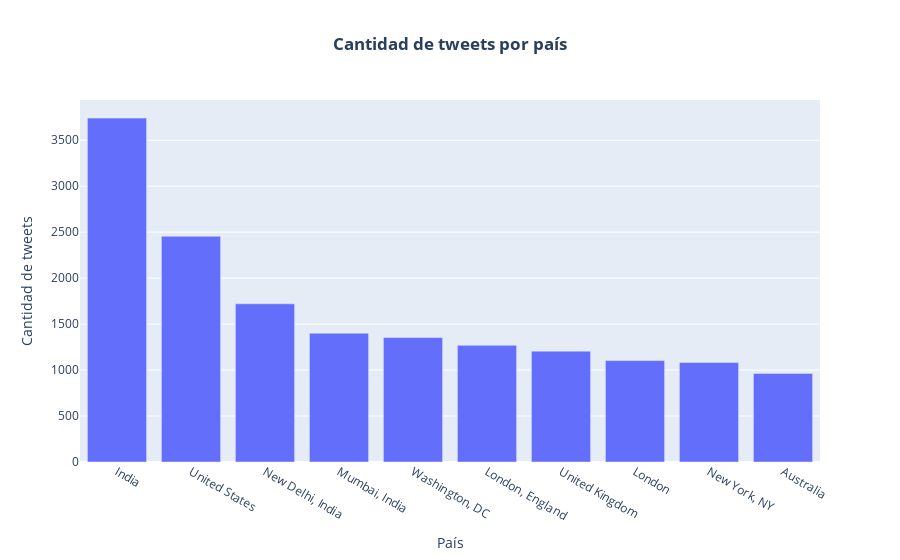

Write notebook code for a chart like this one.
### Code cell
import plotly.express as px

fig = px.bar(x=df.user_location.value_counts().index[:10],
            y=df.user_location.value_counts().values[:10],
            title="<b>Cantidad de tweets por país<b>")
fig.update_layout(xaxis_title="País", yaxis_title="Cantidad de tweets",title_x=0.5)

fig.show()

### Figure 1 — Plotly figure (JSON) as saved in the notebook; plotly's stock layout.template omitted (floating-point values rounded to 4 significant figures)
{"data": [{"alignmentgroup": "True", "hovertemplate": "x=%{x}<br>y=%{y}<extra></extra>", "legendgroup": "", "marker": {"color": "#636efa", "pattern": {"shape": ""}}, "name": "", "offsetgroup": "", "orientation": "v", "showlegend": false, "textposition": "auto", "type": "bar", "x": ["India", "United States", "New Delhi, India", "Mumbai, India", "Washington, DC", "London, England", "United Kingdom", "London", "New York, NY", "Australia"], "xaxis": "x", "y": [3741, 2455, 1721, 1401, 1354, 1269, 1206, 1103, 1082, 964], "yaxis": "y"}], "layout": {"barmode": "relative", "legend": {"tracegroupgap": 0}, "title": {"text": "<b>Cantidad de tweets por país<b>", "x": 0.5}, "xaxis": {"anchor": "y", "domain": [0, 1], "title": {"text": "País"}}, "yaxis": {"anchor": "x", "domain": [0, 1], "title": {"text": "Cantidad de tweets"}}}}
